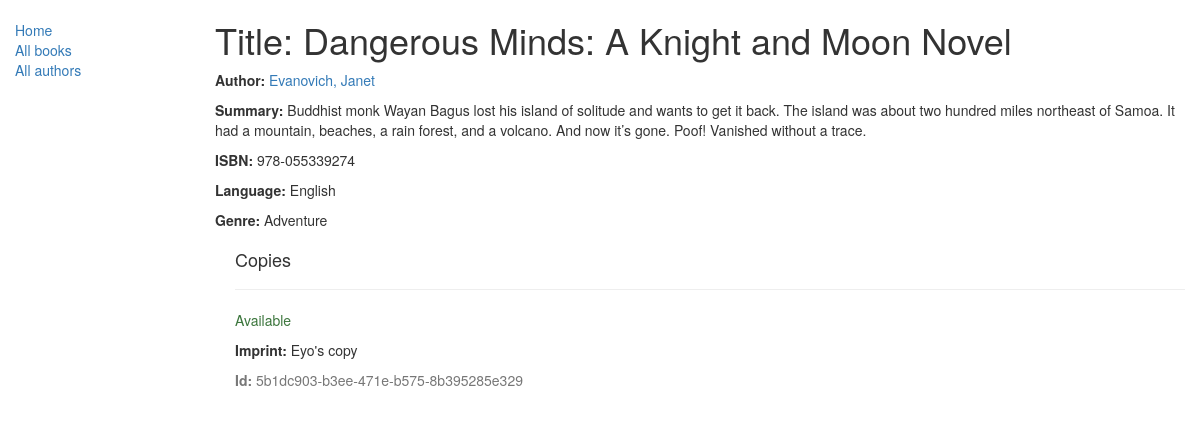
Page /catalog/book/5 on the committed database.
### catalog/models.py (models this page shows, shortened)
class Book(models.Model):
    title = models.CharField(max_length=200)
    author = models.ForeignKey('Author', on_delete=models.SET_NULL, null=True)
    summary = models.TextField(max_length=1000, help_text="Enter a brief description of the book")
    isbn = models.CharField('ISBN', max_length=13, help_text='13 Character <a href="https://www.isbn-international.org/content/what-isbn">ISBN number</a>')
    genre = models.ManyToManyField(Genre, help_text="Select a genre for this book")
    language = models.ForeignKey('Language', on_delete=models.SET_NULL, null=True)
    def display_genre(self):
        """
        Creates a string for the Genre. This is required to display genre in Admin.
        """
        return ', '.join([ genre.name for genre in self.genre.all()[:3] ])
    display_genre.short_description = 'Genre'

class Author(models.Model):
    first_name = models.CharField(max_length=100)
    last_name = models.CharField(max_length=100)
    date_of_birth = models.DateField(null=True, blank=True)
    date_of_death = models.DateField('Died', null=True, blank=True)
    def __str__(self):
        return '%s, %s' % (self.last_name, self.first_name)

class Language(models.Model):
    name = models.CharField(max_length=200, help_text="Enter a the book's natural language (e.g. English, French, Japanese etc.)")
    def __str__(self):
        return self.name

class Genre(models.Model):
    name = models.CharField(max_length=200, help_text="Enter a book genre (e.g. Science Fiction, French Poetry etc.)")
    def __str__(self):
        return self.name

class BookInstance(models.Model):
    id = models.UUIDField(primary_key=True, default=uuid.uuid4, help_text="Unique ID for this particular book across whole library")
    book = models.ForeignKey('Book', on_delete=models.SET_NULL, null=True)
    imprint = models.CharField(max_length=200)
    due_back = models.DateField(null=True, blank=True)
    LOAN_STATUS = (
        ('d', 'Maintenance'),
        ('o', 'On loan'),
        ('a', 'Available'),
        ('r', 'Reserved'),
    )
    status = models.CharField(max_length=1, choices=LOAN_STATUS, blank=True, default='d', help_text='Book availability')
    class Meta:
        ordering = ["due_back"]

### catalog/views.py (the view)
# urls.py: url(r'^book/(?P<pk>\d+)$', views.BookDetailView.as_view(), name='book-detail'),
class BookDetailView(generic.DetailView):
    model = Book

### catalog/templates/catalog/book_detail.html (shortened to what this page needs)
{% extends "base_generic.html" %}
{% block content %}
  <h1>Title: {{ book.title }}</h1>
  <p><strong>Author:</strong> <a href="">{{ book.author }}</a></p>
  <p><strong>Summary:</strong> {{ book.summary }}</p>
  <p><strong>ISBN:</strong> {{ book.isbn }}</p>
  <p><strong>Language:</strong> {{ book.language }}</p>
  <p><strong>Genre:</strong> {% for genre in book.genre.all %} {{ genre }}{% if not forloop.last %}, {% endif %}{% endfor %}</p>
  <div style="margin-left:20px;margin-top:20px">
    <h4>Copies</h4>
    {% for copy in book.bookinstance_set.all %}
    <hr>
    <p class="{% if copy.status == 'a' %}text-success{% elif copy.status == 'd' %}text-danger{% else %}text-warning{% endif %}">{{ copy.get_status_display }}</p>
    <p><strong>Imprint:</strong> {{copy.imprint}}</p>
    <p class="text-muted"><strong>Id:</strong> {{copy.id}}</p>
    {% endfor %}
  </div>
{% endblock %}

### rows in the picture
Book: title "Dangerous Minds: A Knight and Moon Novel", author "Evanovich, Janet", summary "Buddhist monk Wayan Bagus lost his island of solitude and wants to get it back. The island was about two hundred miles northeast of Samoa. It had a mountain, beaches, a rain forest, and a volcano. And now it’s gone. Poof! Vanished without a trace.", isbn "978-055339274", language "English"
Genre: name "Adventure"
BookInstance: status "Available", imprint "Eyo's copy", id "5b1dc903-b3ee-471e-b575-8b395285e329"
